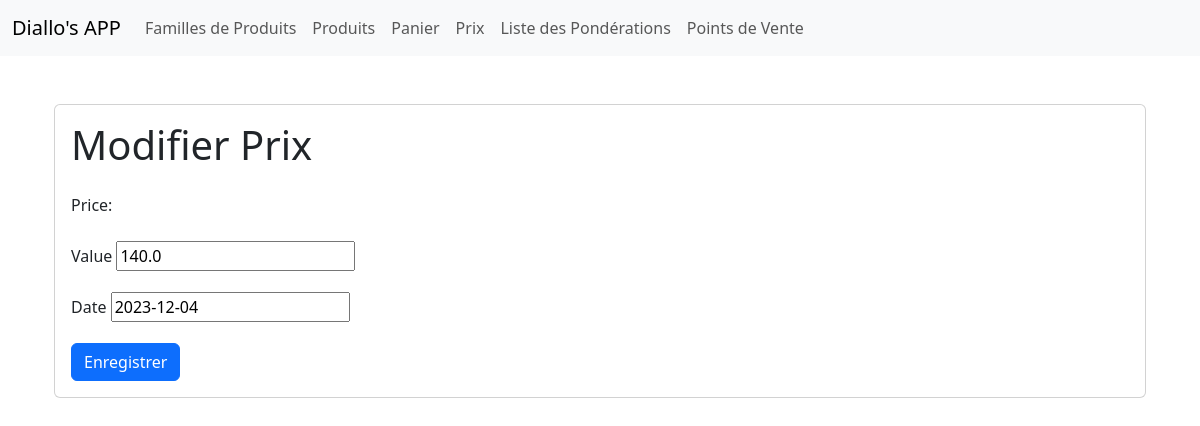
The app's page /prices/2/edit/, older data.
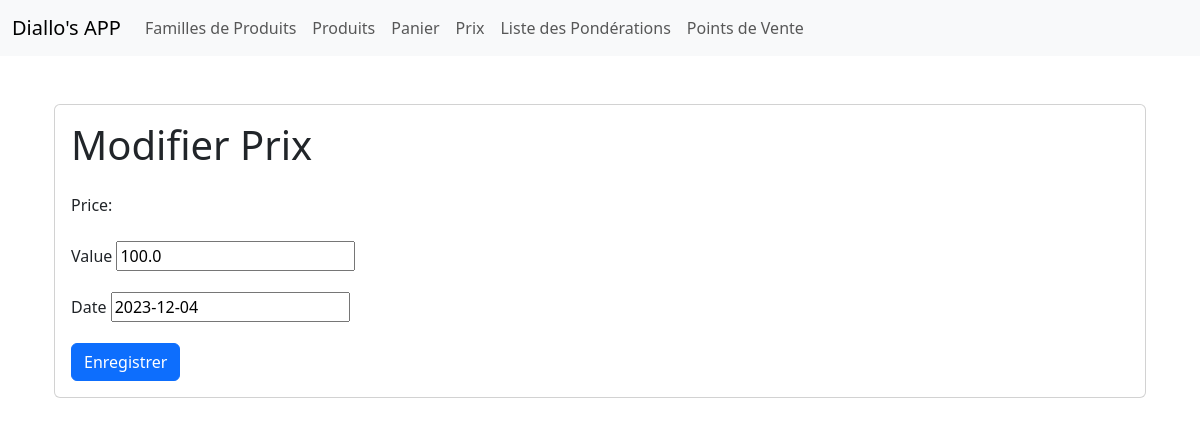
The same page, newer data.
### gestion_produits/models.py (models this page shows)
class Price(models.Model):
    DEFAULT_VALUE = 0.0
    value = models.FloatField(default=DEFAULT_VALUE)
    date = models.DateField()
    product = models.ForeignKey(Product, on_delete=models.CASCADE)
    zone = models.ForeignKey(pointvente, on_delete=models.CASCADE)
    ponderation = models.OneToOneField(Ponderation, on_delete=models.CASCADE, null=True, blank=True)

### gestion_produits/views.py (the view)
# urls.py: path('prices/<int:pk>/edit/', views.price_edit, name='price_edit'),
def price_edit(request, pk):
    price = get_object_or_404(Price, pk=pk)
    if request.method == "POST":
        form = PriceForm(request.POST, instance=price)
        if form.is_valid():
            price = form.save()
            return redirect('price_detail', pk=price.pk)
    else:
        form = PriceForm(instance=price)
    return render(request, 'price_edit.html', {'form': form})

### gestion_produits/forms.py
class PriceForm(forms.ModelForm):
    def __init__(self, *args, **kwargs):
        super(PriceForm, self).__init__(*args, **kwargs)
        self.fields['product'].label_from_instance = lambda obj: f'{obj.code_name} - {obj.name}'
    class Meta:
        model = Price
        fields = ['value', 'date', 'product','zone','ponderation']

### gestion_produits/templates/price_edit.html (shortened to what this page needs)
{% extends 'base.html' %}
{% block content %}
<div class="container mt-5">
    <div class="card">
        <div class="card-body">
            <h1 class="card-title mb-4">Modifier Prix</h1>
            <form method="post">
                <div class="mb-3">
                    <label for="id_code_price" class="form-label"> Price:{{ price.product.name }}</label>
                </div>
                <div class="mb-3">
                    <label for="id_value" class="form-label">Value</label>
                    {{ form.value }}
                </div>
                <div class="mb-3">
                    <label for="id_date" class="form-label">Date</label>
                    {{ form.date }}
                </div>
                <button type="submit" class="btn btn-primary">Enregistrer</button>
            </form>
        </div>
    </div>
</div>
{% endblock %}

Row changes from the older to the newer data that the page shows:
changed Price: value "140.0" → "100.0"
